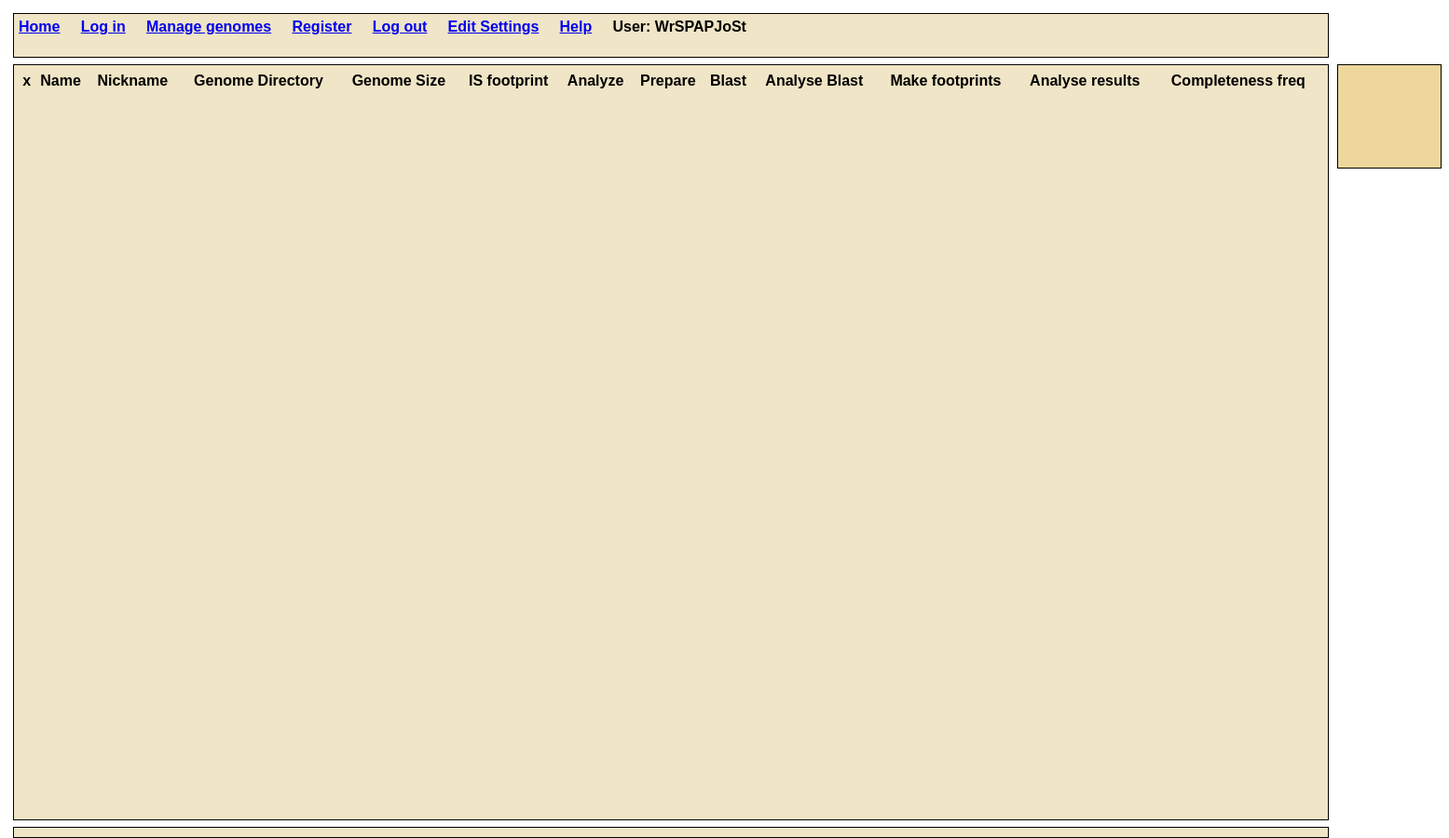
The app's page / (signed in), older data.
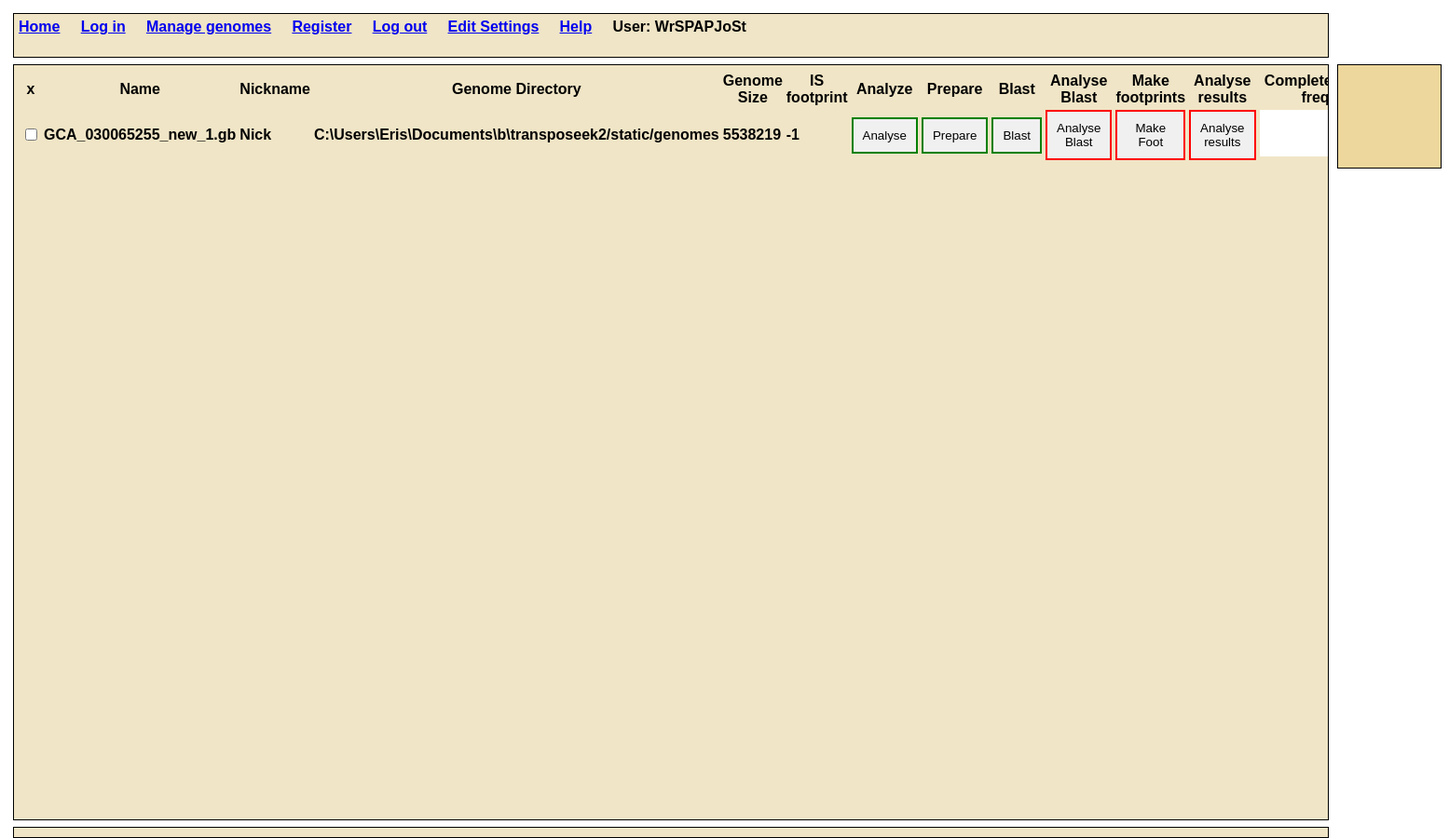
The same page, newer data.
### event/models.py (models this page shows)
class genomeEntry(models.Model):
    name=models.CharField('name',max_length=120)
    path=models.CharField('path',max_length=120,default="-1")
    extra=models.CharField('extra',max_length=120)
    is_dir=models.CharField('is_dir',max_length=120,default=-1)
    description=models.TextField(blank=True)
    contigs_num=models.IntegerField('contigs_num',default=-1)
    genome_size=models.IntegerField('genome_size',default=-1)
    footprint_size=models.IntegerField('footprint_size',default=-1)
    button_analyse_isok=models.TextField('button_analyse_isok',default="red")
    button_prepare_isok=models.TextField('button_prepare_isok',default="red")
    button_blast_isok=models.TextField('button_blast_isok',default="red")
    button_blastanal_isok=models.TextField('button_blastanal_isok',default="red")
    button_footprints_isok=models.TextField('button_footprints_isok',default="red")
    button_analyse_results_isok=models.TextField('button_analyse_results_isok',default="red")
    files_num=models.IntegerField('files_num',default=-1)
    footprints=models.ManyToManyField(Footprint,blank=True)
    work_files_dir=models.CharField('work_files_dir',max_length=120,default="D:/workfiles/")
    concat_fasta_file=models.CharField('concat_fasta_file',max_length=120,default="")
    blast_results_file=models.CharField('blast_results_file',max_length=120,default="")
    blast_analysis_file=models.CharField('blast_analysis_file',max_length=120,default="")
    analysed_gb_files=models.CharField('analysed_gb_files',max_length=120,default="")
    is_list_csv_file=models.CharField('is_list_csv_file',max_length=120,default="")
    is_frequency_pic=models.CharField('is_frequency_pic',max_length=120,default="")
    def __str__(self):
	    return self.name

### event/views.py (the view, shortened to what this page needs)
# urls.py: path('',views.home,name="home"),
def home(request):
    user=request.user
    currendir_listing=[]
    try:
        question = user.userprofile.question
    except:
        question = Question.objects.exclude(area1='utility').filter(difficulty__lte=3).order_by('?').first()
    if request.method == 'POST':
        sent_action = request.POST.get('command')
        sent_answer = request.POST.get('answer')
        print("sent action")
        print(sent_action)
        if sent_action == 'analyzefile':
            sent_answer = request.POST.get('answer')
            genObj = genomeEntry.objects.filter(name=sent_answer).first()
            genomeFullPath=genObj.path+"/"+genObj.name
            contigs=getGenomeInfo(genomeFullPath)
            genObj.contigs_num=int(contigs[0])
            genObj.genome_size=int(contigs[1])
            genObj.save()
            dbsquares=getDatabaseAndView()
            sent_path=user.userprofile.current_genome_dir
            checkButtons()
            return render(request,'event/home.html',{'squaredb':dbsquares,'currentdir':sent_path,'currentdir_listing':currendir_listing})
        if sent_action == 'prepare':
            sent_answer = request.POST.get('answer')
            genObj = genomeEntry.objects.filter(name=sent_answer).first()
            genomeFullPath=genObj.path+"/"+genObj.name
            contigs=prepareGenomeForBlast(genomeFullPath,genObj,sent_answer,user)
            genObj.contigs_num=contigs[0]
            genObj.genome_size=contigs[1]
            genObj.save()
            dbsquares=getDatabaseAndView()
            sent_path=user.userprofile.current_genome_dir
            checkButtons()
            return render(request,'event/home.html',{'squaredb':dbsquares,'currentdir':sent_path,'currentdir_listing':currendir_listing})
        if sent_action == 'blast':
            print("sent_command blast")
            sent_answer = request.POST.get('answer')
            genObj = genomeEntry.objects.filter(name=sent_answer).first()
            genomeFullPath=genObj.path+"/"+genObj.name
            doblast(genomeFullPath,genObj,sent_answer,user)
            dbsquares=getDatabaseAndView()
            sent_path=user.userprofile.current_genome_dir
            checkButtons()
            return render(request,'event/home.html',{'squaredb':dbsquares,'currentdir':sent_path,'currentdir_listing':currendir_listing})
        if sent_action == 'analyseblast':
            print("sent_command analyse blast")
            sent_answer = request.POST.get('answer')
            genObj = genomeEntry.objects.filter(name=sent_answer).first()
            analyseblast(genObj,sent_answer,user)
            dbsquares=getDatabaseAndView()
            sent_path=user.userprofile.current_genome_dir
            checkButtons()
            return render(request,'event/home.html',{'squaredb':dbsquares,'currentdir':sent_path,'currentdir_listing':currendir_listing})
        if sent_action == 'make_footprint':
            print("sent_command make_footprint")
            sent_answer = request.POST.get('answer')
            genObj = genomeEntry.objects.filter(name=sent_answer).first()
            analyse_footprints(genObj,sent_answer,user)
            dbsquares=getDatabaseAndView()
            sent_path=user.userprofile.current_genome_dir
            checkButtons()
            return render(request,'event/home.html',{'squaredb':dbsquares,'currentdir':sent_path,'currentdir_listing':currendir_listing})
        if sent_action == 'analyse_results':
            print("sent_command analyse_results")
            sent_answer = request.POST.get('answer')
            genObj = genomeEntry.objects.filter(name=sent_answer).first()
            analyse_results(genObj,sent_answer,user)
            dbsquares=getDatabaseAndView()
            sent_path=user.userprofile.current_genome_dir
            checkButtons()
            return render(request,'event/home.html',{'squaredb':dbsquares,'currentdir':sent_path,'currentdir_listing':currendir_listing})
        file_list = ["test1","testt2"]#os.listdir(directory_path)
        items = []
        for file_name in file_list:
            item = ListItem(name=file_name)
            items.append(item)
            print(file_name)
        dbsquares=getDatabaseAndView()
        sent_path=user.userprofile.current_genome_dir
        return render(request,'event/home.html',{'squaredb':dbsquares,'currentdir':sent_path,'currentdir_listing':currendir_listing})
    else: # if request method was not post
        dbsquares=getDatabaseAndView()
        file_list = ["test1","testt2"]#os.listdir(directory_path)
        items = []
        for file_name in file_list:
            item = ListItem(name=file_name)
            items.append(item)
        checkButtons()
        try:
            sent_path=user.userprofile.current_genome_dir
        except:
            sent_path=""
        return render(request,'event/home.html',{'squaredb':dbsquares,'currentdir':sent_path,'currentdir_listing':currendir_listing})

### event/models.py (called while the page is built)
	def __str__(self):
		return str(self.user)

### event/views.py (called while the page is built)
def checkButtons():
    genomeentrylist=genomeEntry.objects.all()
    for genomme in genomeentrylist:
        if is_valid_file(genomme.path+"/"+genomme.name):
            genomme.button_analyse_isok="green"
            genomme.button_prepare_isok="green"
            genomme.save()
        if is_valid_concat_file(genomme.concat_fasta_file):
            genomme.button_blast_isok="green"
            genomme.save()
        if is_valid_blastresults_file(genomme.blast_results_file):
            genomme.button_blastanal_isok="green"
            genomme.save()
        if genomme.footprints.all().exists():
            genomme.button_footprints_isok="green"
            genomme.save()
        if is_valid_analysed_gb_file(genomme.analysed_gb_files):
            genomme.button_analyse_results_isok="green"
            genomme.save()
    return()

def is_valid_file(path):
    return os.path.isfile(path) and path.lower().endswith(('.gb', '.fa', '.fasta','.gbk', '.gbff', '.fna'))

def is_valid_concat_file(path):
    return os.path.isfile(path) and path.lower().endswith(('_conc.fa'))

### event/templates/event/home.html (shortened to what this page needs)
{% extends 'event/base.html' %}
{% load static %}
{% load my_tags %}
{%block content%}
<!DOCTYPE html>
<html>
  <head>
  </head>
  <body>
    <div class="container">
     <div class="header">
          <a class="nav-link" href="{% url 'home' %}">Home</a>&nbsp;&nbsp;&nbsp;&nbsp;
          <a class="nav-link" href="{% url 'login' %}">Log in</a>&nbsp;&nbsp;&nbsp;&nbsp;
          <a class="nav-link" href="{% url 'managegenomes' %}">Manage genomes</a>&nbsp;&nbsp;&nbsp;&nbsp;
            <a class="nav-link" href="{% url 'register_user' %}">Register</a>&nbsp;&nbsp;&nbsp;&nbsp;
            <a class="nav-link" href="{% url 'logout' %}">Log out</a>&nbsp;&nbsp;&nbsp;&nbsp;
            <a class="nav-link" href="{% url 'editSettings' %}"> Edit Settings</a>&nbsp;&nbsp;&nbsp;&nbsp;
            <a class="nav-link" href="{% url 'help' %}">Help</a>&nbsp;&nbsp;&nbsp;&nbsp;
          User: {{user.userprofile}}
     </div>
     <div class="content-large">
      <table id="example" class="table table-striped" style="width:100%">
        <thead>
            <tr>
              <th>x</th>
                <th>Name</th>
                <th>Nickname</th>
                <th>Genome Directory</th>
                <th>Genome Size</th>
                <th>IS footprint</th>
                <th>Analyze</th>
                <th>Prepare</th>
                <th>Blast</th>
                <th> Analyse Blast</th>
                <th> Make footprints</th>
                <th> Analyse results</th>
                <th> Completeness freq</th>
            </tr>
        </thead>
        <tbody>
          {% for item in squaredb %}
          <tr>
            <td><input type="checkbox" name="{{ item }}" {% if item.is_checked %}checked{% endif %}></td>
            <td> {{item.name}}</td>
            <td> Nick</td>
            <td> {{item.path}}</td>
            <td> {{item.genome_size}}</td>
            <td> {{item.footprint_size}}</td>
            <td><button class="myButton2" style="border: 2px solid {{ item.button_analyse_isok }}" onclick="receiveAnswer2('{{ item.name }}')">Analyse</button></td>
            <td><button class="myButton2" style="border: 2px solid {{ item.button_prepare_isok }}" onclick="prepare('{{ item.name }}')">Prepare</button></td>
            <td><button class="myButton2" style="border: 2px solid {{ item.button_blast_isok }}" onclick="blast('{{ item.name }}')">Blast</button></td>
            <td><button class="myButton2" style="border: 2px solid {{ item.button_blastanal_isok }}" onclick="analyse_blast('{{ item.name }}')">Analyse Blast</button></td>
            <td><button class="myButton2" style="border: 2px solid {{ item.button_footprints_isok }}" onclick="make_foot('{{ item.name }}')">Make Foot</button></td>
            <td><button class="myButton2" style="border: 2px solid {{ item.button_analyse_results_isok }}" onclick="analyse_results('{{ item.name }}')">Analyse results</button></td>
            <td>
              {% if item.is_frequency_pic %}
                  <img src="{{ STATIC_URL }}event/images/{{ item.is_frequency_pic}}" alt="Image 2">
              {% else %}
                  <img src="{{ STATIC_URL }}event/images/blank.png" alt="Default Image">
              {% endif %}
          </td>
          </tr>
        {% endfor %}
    </table>
    </div>
    <div class="content-question_answer">
     </div>
   <div class="footer">
    </div>
{%endblock%}

Row changes from the older to the newer data that the page shows:
added genomeEntry: name "GCA_030065255_new_1.gb", path "C:\\Users\\Eris\\Documents\\b\\transposeek2/static/genomes", genome_size "5538219", footprint_size "-1"
